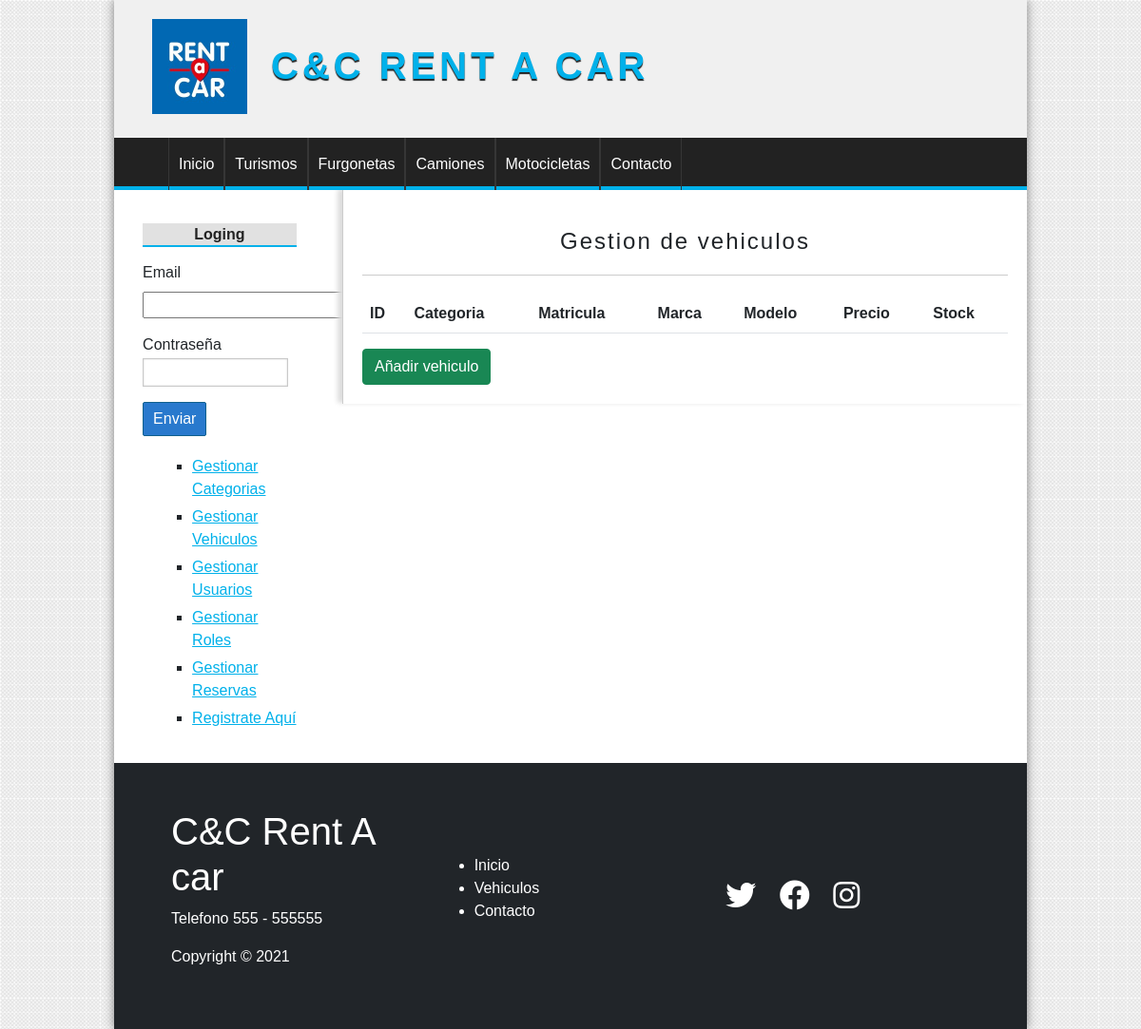
Page /vehiculo/gestion (signed in) on the earlier database version.
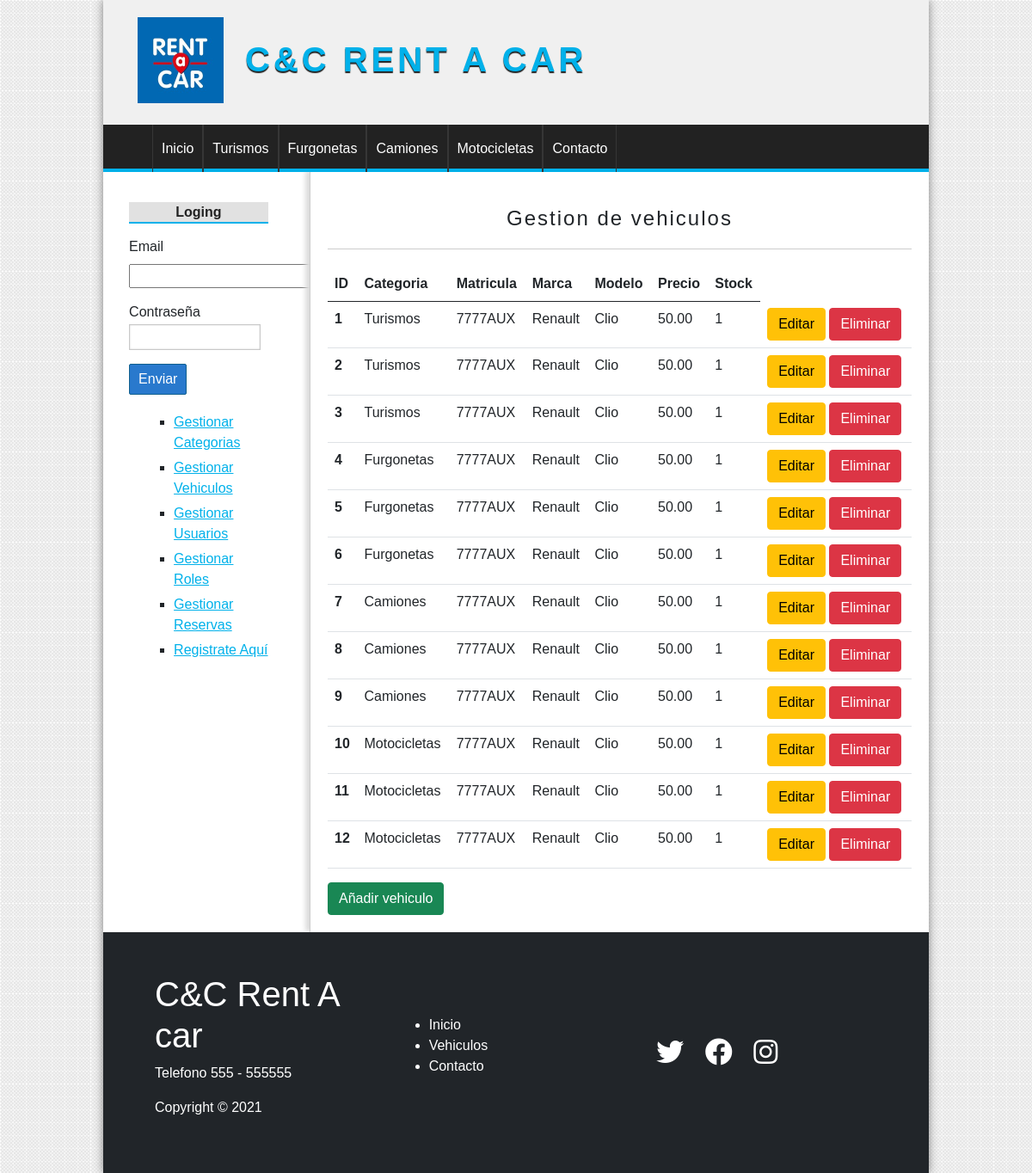
Same page on the later database version.
### tables this page shows
CREATE TABLE categorias(
    id INT(255) auto_increment not null,
    nombre VARCHAR(100) not null,

    CONSTRAINT pk_categorias PRIMARY KEY (id)
);

CREATE TABLE vehiculos(
    
    id int(255) auto_increment not null,
    categoria_id INT(255) not null,
    matricula varchar(100) not null,
    precio FLOAT (100,2) not null,
    marca VARCHAR (255),
    modelo VARCHAR (255) not null,    
    stock int(255) not null,
    imagen VARCHAR(255),
   
    CONSTRAINT pk_vehiculos PRIMARY KEY(id),
    CONSTRAINT fk_vehiculos_categoria FOREIGN KEY(categoria_id) REFERENCES categorias(id)
    
);

### config/db.php (called while the page is built)
<?php
class Database{
    public static function connect(){
        $db = new mysqli('localhost', 'root', '', 'candc_rent_a_car');
        $db->query("SET NAMES 'UTF-8'");
        return $db;
    }
}

### models/categoria.php (called while the page is built, shortened)
<?php
class Categoria{
    private $id;
    private $nombre;
    public function __construct($id = ''){
        $this->db = Database::connect();
        if($id){
            $reg = $this->db->query("SELECT * FROM categorias WHERE id = ".$id);
            $categoria = $reg->fetch_object();
            $this->id = $categoria->id;
            $this->nombre = $categoria->nombre;
        }
        return $this;
    }
    function getId(){
        return $this->id;
    }
    function getNombre(){
        return $this->nombre;
    }
    public static function getAll(){
        $categoria = new Categoria();
        $reg = $categoria->db->query("SELECT id FROM categorias ORDER BY id ASC;");
        $array = array();
        while($cat = $reg->fetch_object()){
            $aux = new Categoria($cat->id);
            $array[$aux->getId()]=$aux;
        }
        return $array;
    }
}

### helpers/utils.php (called while the page is built, shortened)
<?php
require_once 'models/categoria.php';
class Utils
{
    public static function showCategorias(){
        $categorias = Categoria::getAll();
        return $categorias;
    }
}

### controllers/VehiculoController.php (called while the page is built, shortened)
<?php
require_once 'models/vehiculo.php';
class vehiculoController
{
    public function gestion()
    {
        $vehiculos = Vehiculo::getAll();
        require_once 'views/vehiculos/gestion.php';
    }
}

### models/vehiculo.php (called while the page is built, shortened)
<?php
require_once ('categoria.php');
class Vehiculo
{
    private $id;
    private $categoria_id;
    private $matricula;
    private $precio;
    private $marca;
    private $modelo;
    private $stock;
    public function __construct($id="")
    {
        $this->db = Database::connect();
        if($id){
            $vehiculo = $this->db->query("SELECT * FROM vehiculos WHERE id = ".$id);
            $vehiculo_aux = $vehiculo->fetch_object();
            $this->id = $vehiculo_aux->id;
            $this->categoria_id = $vehiculo_aux->categoria_id;
            $this->matricula = $vehiculo_aux->matricula;
            $this->precio = $vehiculo_aux->precio;
            $this->marca = $vehiculo_aux->marca;
            $this->modelo = $vehiculo_aux->modelo;
            $this->stock = $vehiculo_aux->stock;
        }
        return $this;
    }
    public function getId()
    {
        return $this->id;
    }
    public function getCategoria_id()
    {
        return $this->categoria_id;
    }
    public function getMatricula()
    {
        return $this->matricula;
    }
    public function getPrecio()
    {
        return $this->precio;;
    }
    public function getMarca()
    {
        return $this->marca;;
    }
    public function getModelo()
    {
        return $this->modelo;
    }
    public function getStock()
    {
        return $this->stock;
    }
    public function getNombreCategoria()
    {
        $categoria = new Categoria($this->getCategoria_id());
        return $categoria->getNombre();
    }
    public static function getAll()
    {
        $vehiculos = new Vehiculo();
        $vehiculos = $vehiculos->db->query("SELECT * FROM vehiculos ORDER BY id ASC");
        $array = array();
        while($veh = $vehiculos->fetch_object()){
            $aux = new Vehiculo($veh->id);
            $array[$aux->getId()]=$aux;
        }
        return $array;
    }
 }

### views/vehiculos/gestion.php (the view, shortened to what the changed rows need)
<h1> Gestion de vehiculos </h1>
<table class="table">
<thead>
        <tr>
            <th scope="col">ID</th>
            <th scope="col">Categoria</th>
            <th scope="col">Matricula</th>
            <th scope="col">Marca</th>
            <th scope="col">Modelo</th>
            <th scope="col">Precio</th>
            <th scope="col">Stock</th>
        </tr>
    </thead>
    <?php foreach ($vehiculos as $veh) { ?>
        <tr>
            <th scope="row"><?= $veh->getId(); ?></th>
            <td><?= $veh->getNombreCategoria(); ?></td>
            <td><?= $veh->getMatricula(); ?></td>
            <td><?= $veh->getMarca(); ?></td>
            <td><?= $veh->getModelo(); ?></td>
            <td><?= $veh->getPrecio(); ?></td>
            <td><?= $veh->getStock(); ?></td>
            <td>
                <a class="btn btn-warning m-0" href="<?= base_url ?>vehiculo/editar&id=<?= $veh->getId() ?>">Editar</a></button>
                <a class="btn btn-danger m-0" href="<?= base_url ?>vehiculo/eliminar&id=<?= $veh->getId() ?>">Eliminar</a></button>
            </td>
        </tr>
    <?php } ?>
</table>

### views/layout/header.php (shortened to what the changed rows need)
<!DOCTYPE html>
<html lang="es">
<head>
    <link href="https://cdn.jsdelivr.net/npm/bootstrap@5.0.0-beta3/dist/css/bootstrap.min.css" rel="stylesheet">
    <link rel="stylesheet" href="<?= base_url ?>assets/css/style.css">
    <link rel="stylesheet" href="https://cdnjs.cloudflare.com/ajax/libs/font-awesome/5.15.3/css/all.min.css" />
</head>
<body>
    <div id="container">
        <header id="header">
            <div id="logo">
                <h1> C&C Rent A car</h1>
            </div>
        </header>
        <?php $categorias = Utils::showCategorias(); ?>
        <nav id="menu">
            <ul>
                <?php foreach ($categorias as $cat) { ?>
                    <li><a href="<?= base_url ?>categoria/ver&id=<?= $cat->getId() ?>"><?= $cat->getNombre() ?></a></li>
                <?php } ?>
            </ul>
        </nav>
        <div id="content">

Differences in the rows shown:
added vehiculos: id "1", categoria.nombre "Turismos", matricula "7777AUX", marca "Renault", modelo "Clio", precio "50.00", stock "1"
added vehiculos: id "2", categoria.nombre "Turismos", matricula "7777AUX", marca "Renault", modelo "Clio", precio "50.00", stock "1"
added vehiculos: id "3", categoria.nombre "Turismos", matricula "7777AUX", marca "Renault", modelo "Clio", precio "50.00", stock "1"
added vehiculos: id "4", categoria.nombre "Furgonetas", matricula "7777AUX", marca "Renault", modelo "Clio", precio "50.00", stock "1"
added vehiculos: id "5", categoria.nombre "Furgonetas", matricula "7777AUX", marca "Renault", modelo "Clio", precio "50.00", stock "1"
added vehiculos: id "6", categoria.nombre "Furgonetas", matricula "7777AUX", marca "Renault", modelo "Clio", precio "50.00", stock "1"
added vehiculos: id "7", categoria.nombre "Camiones", matricula "7777AUX", marca "Renault", modelo "Clio", precio "50.00", stock "1"
added vehiculos: id "8", categoria.nombre "Camiones", matricula "7777AUX", marca "Renault", modelo "Clio", precio "50.00", stock "1"
added vehiculos: id "9", categoria.nombre "Camiones", matricula "7777AUX", marca "Renault", modelo "Clio", precio "50.00", stock "1"
added vehiculos: id "10", categoria.nombre "Motocicletas", matricula "7777AUX", marca "Renault", modelo "Clio", precio "50.00", stock "1"
added vehiculos: id "11", categoria.nombre "Motocicletas", matricula "7777AUX", marca "Renault", modelo "Clio", precio "50.00", stock "1"
added vehiculos: id "12", categoria.nombre "Motocicletas", matricula "7777AUX", marca "Renault", modelo "Clio", precio "50.00", stock "1"
